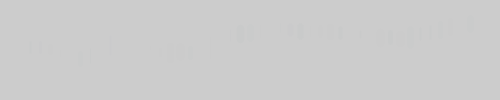
Frame 1 (no input)
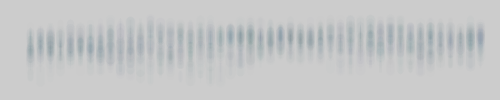
Frame 60 (the mouse pressed at the canvas centre just before this capture)
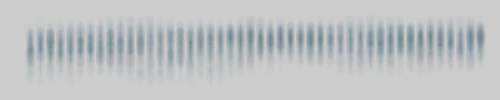
Frame 120 (the mouse held since frame 60 and released just before this capture)

The Processing sketch that drew these frames (run headless with seeded random() and noise(); from frame 60 on, the mouse is pressed at the canvas centre):

// Processing sketch: processing_117011
// ── processing_117011.pde

//A wrong way draw a line 
//draw a line point by point , but keep a distance from the next point, and keep loop
//noise the next point's y coordinate and preserves transparency 

//chiming lu 



void setup() {
  size(500, 100);
  //noLoop();
  
}

void draw() {
  //background(255);
  float xstep = 10;
  float ynoise = random(10);
  float nlevel=0.1;
  float lastx = -99;
  float lasty = -99;
  float y = 50;
  int border = 20;
  int bordery=10;
  for (int x=border; x<=width-border;x+=xstep) {
    strokeWeight(random(10));
    stroke(20, 50, 70,random(5));
    y=10+noise(ynoise)*80;
    if (lastx >-99) {
      line(x, y, lastx+10, lasty+10);
    }
    lastx = x;
    lasty = y;
    ynoise+=nlevel;
  }
 
}
